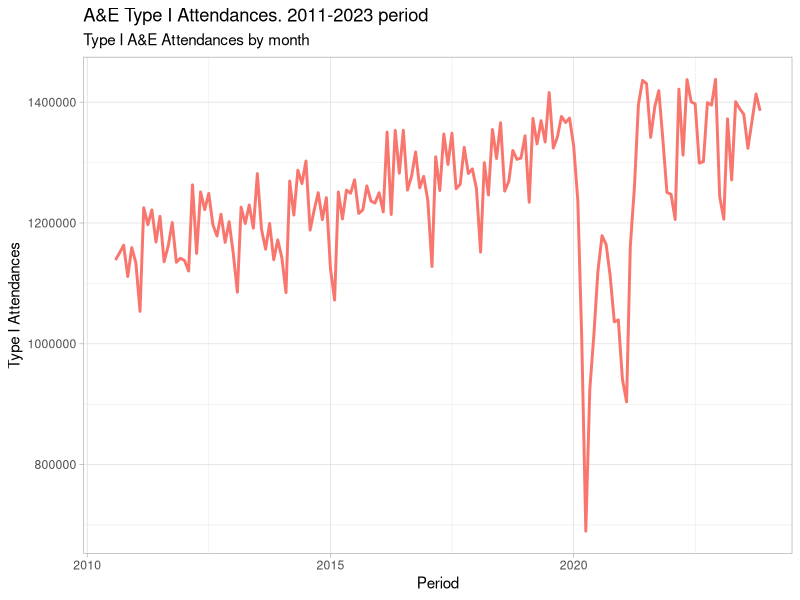

Write the R code that produced this figure.
# code_pre_targets.R

# Initial analysis used to generate a report that we will turn into a pipeline.
# This first file is the entire analysis into a single script
# we will turn it into functions to be used within {targets} library

# It is considered good practise to test the entire report script before building the pipeline,
# to check the input and outputs work as expected

library(tidyverse)
library(here)

# 1. Read data
# we use read_csv() function from {readr} package included in {tidyverse}
# read_csv() creates a tibble

here_i_am <- here::here()
here_i_am

list.files (pattern = "csv$")

# [1] "Type_I_AE_Attendances_AUG2010_NOV2023.csv"
data <- read_csv(here("Type_I_AE_Attendances_AUG2010_NOV2023.csv"),col_names = TRUE)
data

data(head)

data_build <- data %>% 
  select(Date = Period,
         Att = `Type 1 Departments - Major A&E`) %>% 
  mutate(
    Year = substring(Date,4,6),
    Month = substring(Date,1,2),
    Day = 01,
    Yearf = paste0(20,Year),
    date = paste0(Day,"/",Month,"/",Yearf))

data_build

# 2. Transform date into a date variable
data_formatted <- data_build %>% 
  select(date,Att) %>% 
  ### format = "%d/%m/%Y")
  mutate(Date = as.Date(date, format = "%d/%m/%Y")) %>% 
  select(Date,Att)
data_formatted

#  3. Account for missing values
data_nomiss <- data_formatted %>%   
  # This line below displays weekdays as character Mon,Tue, Wed..
  mutate(weekday = wday(Date, week_start=1, label =TRUE)) %>% 
  mutate(Att_TypeI = ifelse(is.na(Att),
                            lag(Att,n=7),Att)) %>% 
  filter(!is.na(Att_TypeI))

data_nomiss

# 4. Plot data
Line_chart <- data_nomiss %>% 
  select(Date, Att_TypeI) %>% 
  ggplot(aes(x = Date, y = Att_TypeI, colour = "darkorange1")) +
  geom_line(linewidth = 1, linetype=1, show.legend = FALSE) +
  labs(title = "A&E Type I Attendances. 2011-2023 period",
       subtitle = "Type I A&E Attendances by month",
       x = "Period", y = "Type I Attendances" ) +
  theme_light()
Line_chart

# 5. Turn data into TS object

# Implement a SARIMA model 
# https://spureconomics.com/arima-and-sarima-in-rstudio/

AE_type2_ts_prep <- data_nomiss %>% 
                    select(Date, Att_TypeI) %>%
                    mutate(Min_date = min(Date), Max_date = max(Date))
AE_type2_ts_prep

# House_price_ts_prep data set
# First column:
AE_type2_ts_date_v <- AE_type2_ts_prep[,1]
# Second column: 
AE_type2_ts <- AE_type2_ts_prep[,2]

# In our example or data is monthly so we will adjust frequency to 12
# Start will be "2010-08-01" Aug 2010 (2010,8)
# End will be "2023-11-01" Nov 2023 (2023,11)

AE_type2_to_ts <- data_nomiss %>% 
                  select(Date, Att_TypeI) %>%
                  mutate(Min_date = min(Date), Max_date = max(Date)) %>% 
                  select(Att_TypeI)
AE_type2_to_ts

library(stats)

AE_type2_ts <- ts(AE_type2_to_ts[,1], start = c(2010, 8), end = c(2023, 11), frequency = 12)
AE_type2_ts

